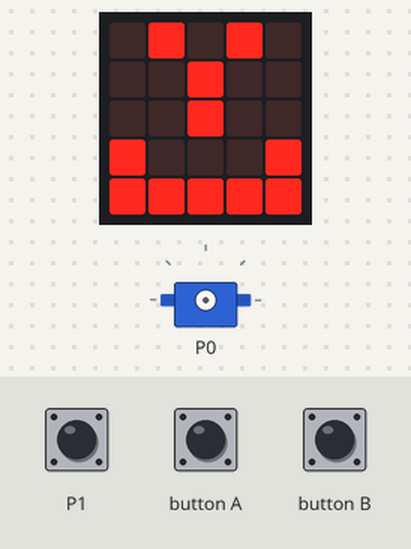
A program run on a simulated BBC micro:bit (MakeCode). Parts: the board's 5×5 LED display, servo. The test bench sets the inputs (shaded band).

Above: at 1.6 s.
1.7 s: button A pressed for 0.15 s
At 4.2 s:
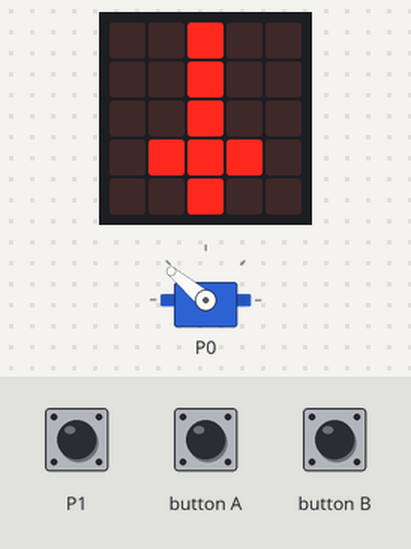
4.5 s: touch pin P1 pressed for 0.15 s
At 6.0 s:
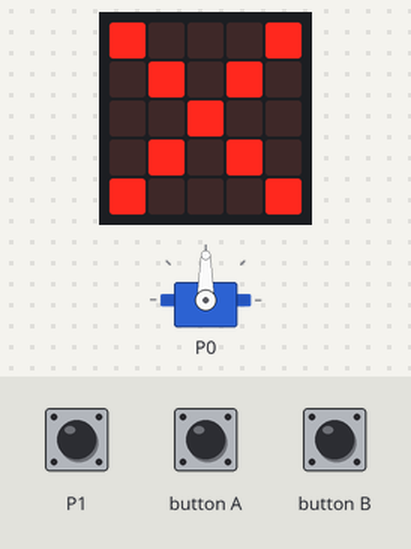
6.7 s: button A pressed for 0.15 s
At 7.2 s:
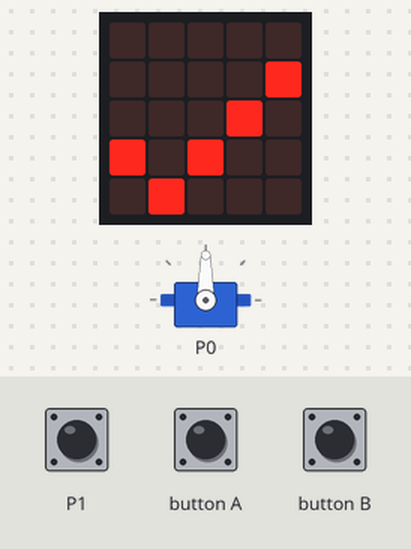
9.5 s: button A pressed for 0.15 s
At 10.1 s:
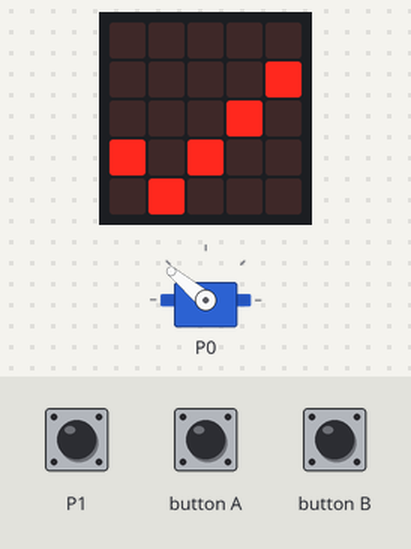
11.7 s: button B pressed for 0.15 s
At 12.2 s:
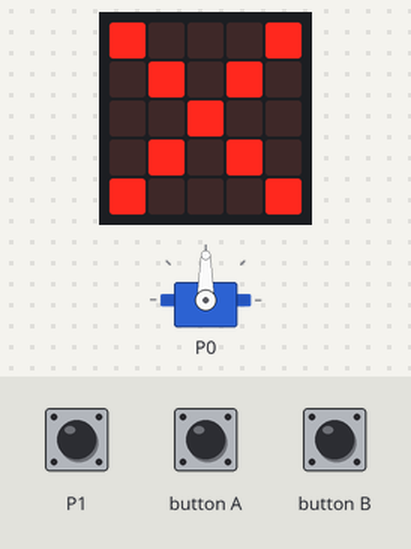
Timing chart, 0 to 14.3 s (numbered marks = the images above; inputs shaded):
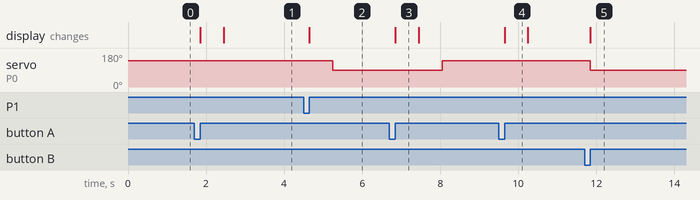

Measured:
- after the input at 1.7 s, the display: first changes after 0.15 s (image 1 shows a later state)
- after the input at 4.5 s, servo on P0: 140° → 90° after 0.75 s; the display: changes after 0.15 s (image 2)
- after the input at 6.7 s, servo on P0: 90° → 140° after 1.4 s; the display: changes after 0.15 s (image 3)
- after the input at 9.5 s, the display: changes after 0.15 s (image 4)
- after the input at 11.7 s, servo on P0: 140° → 90° after 0.15 s; the display: changes after 0.15 s (image 5)
- what the display in image 3 shows lasts 0.6 s, from 6.9 s to 7.5 s

The program:

main.ts
```typescript
input.onButtonPressed(Button.A, function () {
    basic.showIcon(IconNames.Yes)
    basic.showIcon(IconNames.Sword)
    pins.servoWritePin(AnalogPin.P0, 140)
})
input.onButtonPressed(Button.B, function () {
    pins.servoWritePin(AnalogPin.P0, 90)
    basic.showIcon(IconNames.No)
})
input.onPinPressed(TouchPin.P1, function () {
    basic.showIcon(IconNames.No)
    pins.servoWritePin(AnalogPin.P0, 90)
})
basic.showLeds(`
    . # . # .
    . . # . .
    . . # . .
    # . . . #
    # # # # #
    `)
```

test.ts
```typescript
// sem patria testy; keď sa tento balík použije ako rozšírenie, nebudú sa kompilovať.
```
